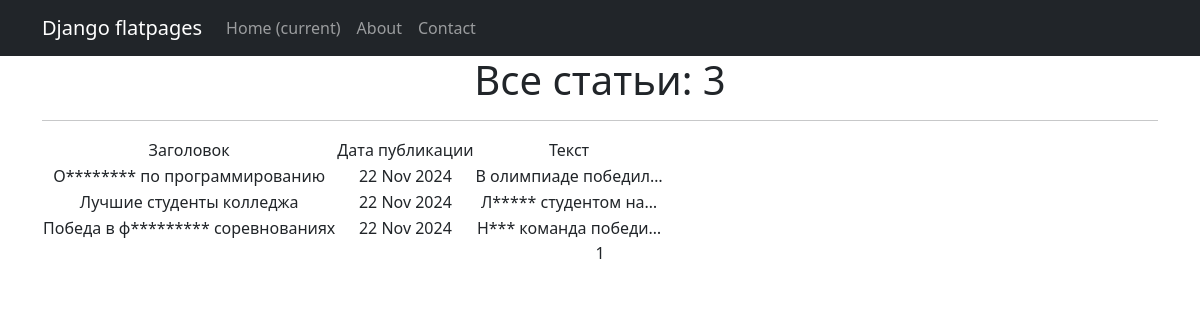
The page /post/news/ on the database its author committed.
### news/models.py (models this page shows, shortened)
class Post(models.Model):
    author = models.ForeignKey(Author, on_delete=models.CASCADE)
    NEWS = 'NW'
    ARTICLE = 'AR'
    CATEGORY_CHOICES = (
        (NEWS, 'Новость'),
        (ARTICLE, 'Статья'),
    )
    categoryType = models.CharField(max_length=2, choices=CATEGORY_CHOICES, default=ARTICLE)
    dateCreation = models.DateTimeField(auto_now_add=True)
    postCategory = models.ManyToManyField(Category, through='PostCategory')
    title = models.CharField(max_length=128)
    text = models.TextField()
    rating = models.IntegerField(default=0)

### news/views.py (the view)
# urls.py: path('news/', PostList.as_view(), name='post_list'),
class PostList(ListView):
    model = Post
    ordering = '-dateCreation'
    template_name = 'posts.html'
    context_object_name = 'posts'
    paginate_by = 10

### news/templatetags/censorship_filters.py (called while the page is built)
@register.filter()
def censor(value):
    def replace_word(match):
        if not isinstance(value, str):
            raise TypeError("Фильтр 'censor' должен применяться только к строковым значениям!")
        word = match.group(0)  # Получаем найденное слово
        return word[0] + '*' * (len(word) - 1)  # Сохраняем первую букву и заменяем остальные на звездочки
    for word in censor_list:
        pattern = r'\b' + re.escape(word) + r'\b'
        value = re.sub(pattern, replace_word, value, flags=re.IGNORECASE)
    return value

### templates/posts.html (shortened to what this page needs)
{% extends 'flatpages/default.html' %}
{% load censorship_filters %}
{% load custom_tags %}
{% block content %}
   <h1>Все статьи: {{ posts|length }} </h1>
   <hr>
   {% if posts %}
       <table>
           <tr>
               <td>Заголовок</td>
               <td>Дата публикации</td>
               <td>Текст</td>
           </tr>
           {% for post in posts %}
           <tr>
               <td>{{ post.title|censor }}</td>
               <td>{{ post.dateCreation|date:'d M Y' }}</td>
               <td>{{ post.text|truncatechars:20|censor }}</td>
           </tr>
           {% endfor %}
       </table>
   {% else %}
       <h2>Новостей нет!</h2>
   {% endif %}
   {{ page_obj.number }}
{% endblock content %}

### rows shown on the page
Post: title|censor "О******** по программированию", dateCreation "22 Nov 2024", text|censor "В олимпиаде победил…"
Post: title|censor "Лучшие студенты колледжа", dateCreation "22 Nov 2024", text|censor "Л***** студентом на…"
Post: title|censor "Победа в ф********* соревнованиях", dateCreation "22 Nov 2024", text|censor "Н*** команда победи…"

### other values the page prints
{{ posts|length }} "3"
{{ page_obj.number }} "1"
